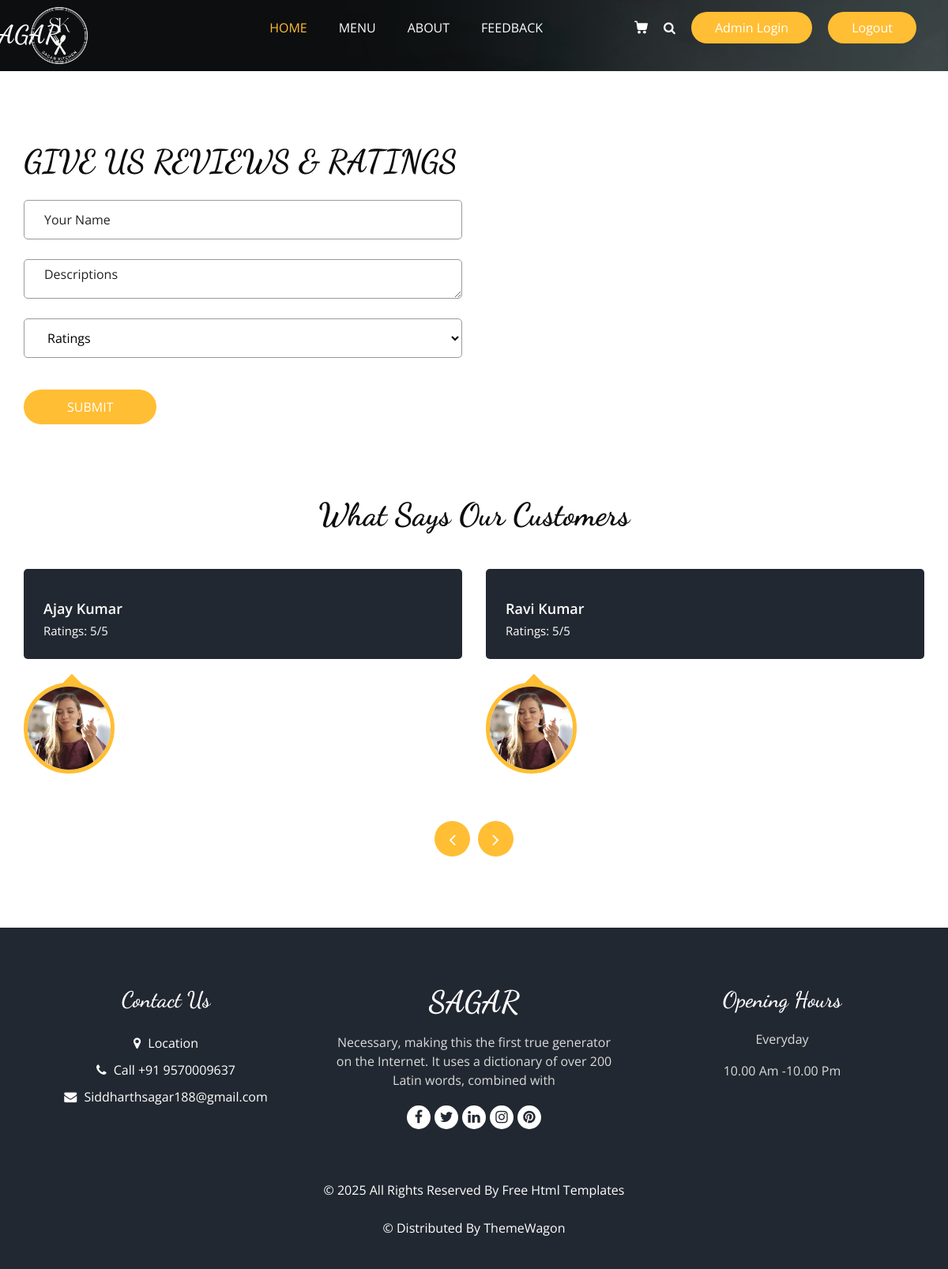
The app's page /feedback (signed in) with its own data.
### Base_App/models.py (models this page shows, shortened)
class Feedback(models.Model):
            User_name = models.CharField(max_length=15)
            description = models.TextField(blank=False)
            Rating = models.IntegerField()

### Base_App/views.py (the view, shortened to what this page needs)
# urls.py: path('feedback', FeedbackView,name="feedback"),
@login_required
def FeedbackView(request):
    review = Feedback.objects.all()
    return render(request,'feedback.html', {'review': review})

### template/feedback.html (shortened to what this page needs)
{% extends "base.html" %}
{% load static %}
{% block class %}class="sub_page"{% endblock class %}
{% block main %}
  <section class="book_section layout_padding">
    <div class="container">
      <div class="heading_container">
        <h2>
          GIVE US REVIEWS & RATINGS
        </h2>
      </div>
      <div class="row">
        <div class="col-md-6">
          <div class="form_container">
            <form action="{% url "feedback" %}" method='POST'>{%csrf_token%}
              <div>
                <input type="text" class="form-control" name="user_name" required placeholder="Your Name" />
              </div>
              <div>
                <textarea class="form-control" id="exampleFormControlTextarea1" name="description" rows="3" required placeholder="Descriptions"></textarea>
              </div>
              <div>
                <select class="form-control nice-select wide" name="ratings_number">
                  <option value="" disabled selected>
                    Ratings
                  </option>
                </select>
              </div>
              <div class="btn_box">
                <button>
                  Submit
                </button>
              </div>
            </form>
          </div>
        </div>
      </div>
    </div>
  </section>
  <section class="client_section layout_padding-bottom">
    <div class="container">
      <div class="heading_container heading_center psudo_white_primary mb_45">
        <h2>
          What Says Our Customers
        </h2>
      </div>
      <div class="carousel-wrap row ">
        <div class="owl-carousel client_owl-carousel">
          {% for k in review %}
          <div class="item">
            <div class="box">
              <div class="detail-box">
                <h6>
                  {{k.User_name}}
                </h6>
                <p>
                 Ratings: {{k.Rating}}/5
                </p>
              </div>
              <div class="img-box">
                <img src="{% static 'images/client1.jpg' %}" alt="" class="box-img">
              </div>
            </div>
          </div>
          {% endfor %}
        </div>
      </div>
    </div>
  </section>
{% endblock main %}

### static/css/style.css (style rules this page uses)
body { font-family: "Open Sans", sans-serif; color: #0c0c0c; background-color: #ffffff; overflow-x: hidden; }
.layout_padding { padding: 90px 0; }
.layout_padding-bottom { padding-bottom: 90px; }
h1, h2 { font-family: 'Dancing Script', cursive; }
.heading_container { display: -webkit-box; display: -ms-flexbox; display: flex; -webkit-box-orient: vertical; -webkit-box-direction: normal; -ms-flex-direction: column; flex-direction: column; -webkit-box-align: start; -ms-flex-align: start; align-items: flex-start; }
.heading_container h2 { position: relative; margin-bottom: 0; font-size: 2.5rem; font-weight: bold; }
.heading_container.heading_center { -webkit-box-align: center; -ms-flex-align: center; align-items: center; text-align: center; }
.book_section { position: relative; }
.book_section .heading_container { margin-bottom: 25px; }
.book_section .form_container .form-control { width: 100%; border: none; height: 50px; margin-bottom: 25px; padding-left: 25px; border: 1px solid #999; outline: none; color: #000000; border-radius: 5px; outline: none; -webkit-box-shadow: none; box-shadow: none; }
.book_section .form_container .form-control::placeholder { color: #222222; }
.book_section .form_container button { margin-top: 15px; border: none; text-transform: uppercase; display: inline-block; padding: 10px 55px; background-color: #ffbe33; color: #ffffff; border-radius: 45px; -webkit-transition: all 0.3s; transition: all 0.3s; border: none; }
.client_section .heading_container { margin-bottom: 30px; }
.client_section .box { display: -webkit-box; display: -ms-flexbox; display: flex; -webkit-box-orient: vertical; -webkit-box-direction: normal; -ms-flex-direction: column; flex-direction: column; margin: 15px; }
.client_section .box .img-box { position: relative; display: -webkit-box; display: -ms-flexbox; display: flex; -webkit-box-pack: center; -ms-flex-pack: center; justify-content: center; -webkit-box-align: center; -ms-flex-align: center; align-items: center; width: 115px; position: relative; margin-top: 30px; }
.client_section .box .img-box img { border-radius: 100%; border: 5px solid #ffbe33; position: relative; }
.client_section .box .img-box::before { content: ""; position: absolute; left: 50%; top: 0; width: 20px; height: 20px; background-color: #ffbe33; -webkit-transform: rotate(45deg) translateX(-50%); transform: rotate(45deg) translateX(-50%); }
.client_section .box .detail-box { background-color: #222831; color: #ffffff; padding: 25px 25px 15px 25px; border-radius: 5px; }
.client_section .box .detail-box h6 { font-weight: 600; font-size: 18px; margin: 15px 0 5px 0; }
.client_section .box .detail-box p { margin-bottom: 0; font-size: 15px; margin-bottom: 10px; }

### static/css/responsive.css (style rules this page uses)
@media (min-width: 1200px) { .container { max-width: 1170px; } }

### records on screen
Feedback: User_name "Ajay Kumar", Rating "5"
Feedback: User_name "Ravi Kumar", Rating "5"
